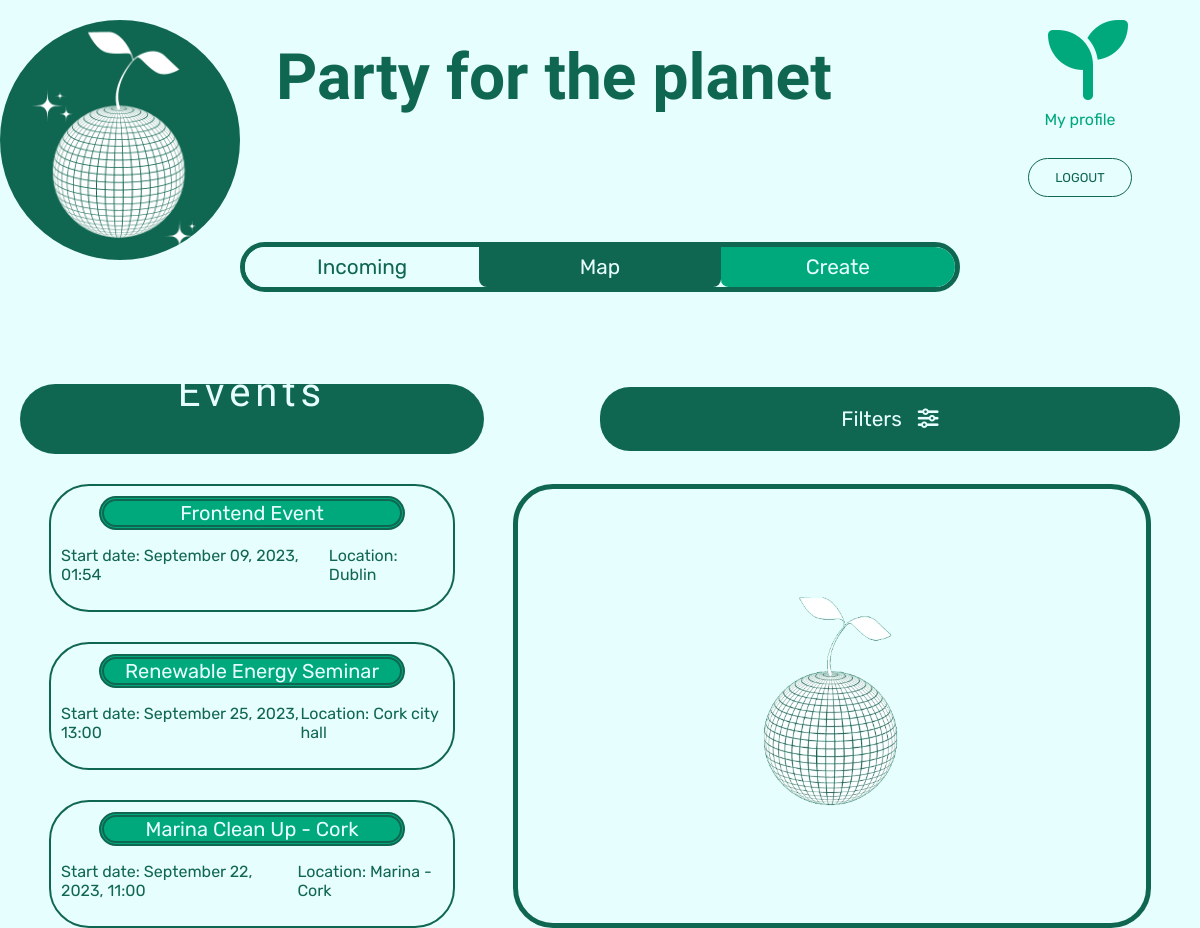
Before: /events/ (signed in) with the older database file.
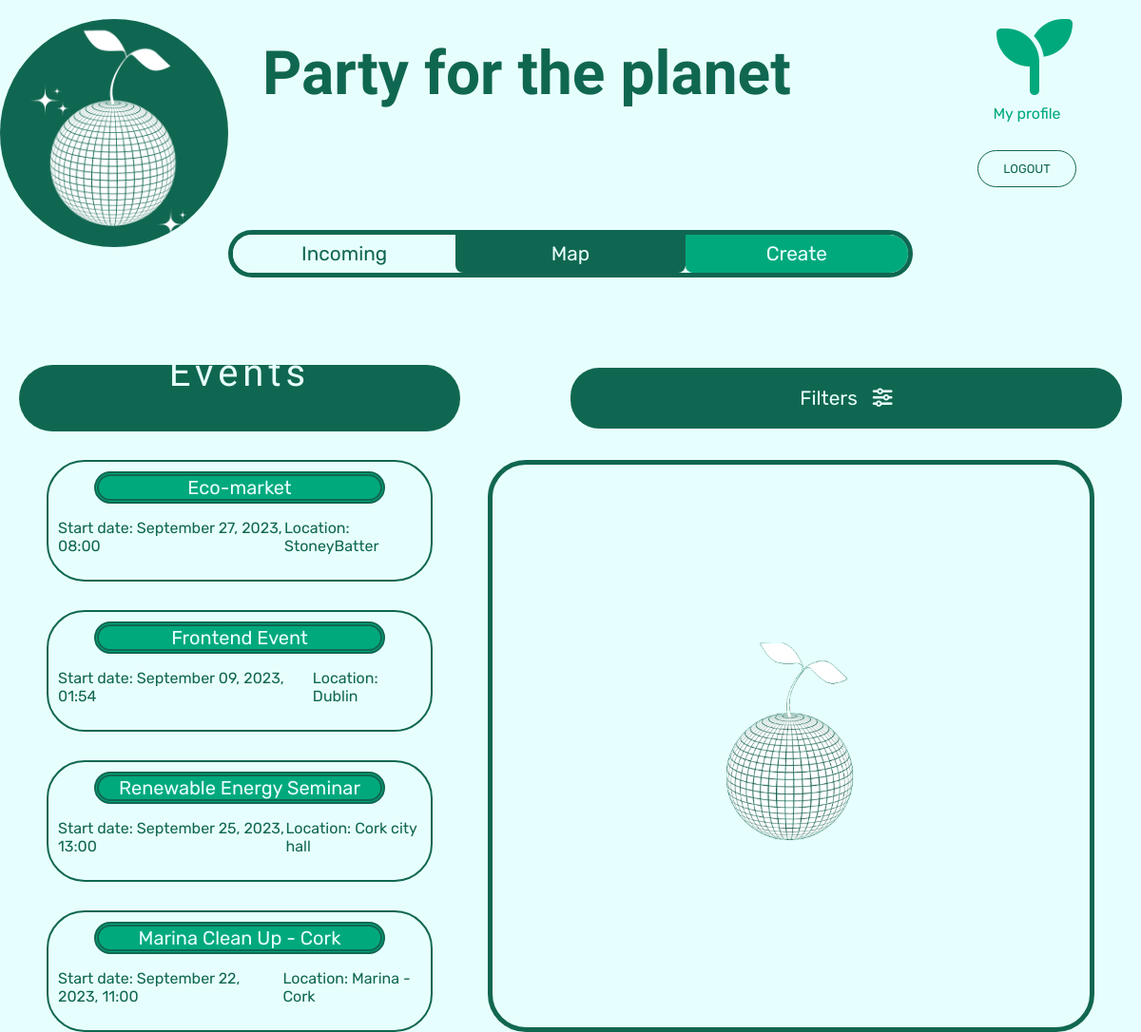
After: the same page with the newer database file.
### ecoevents/models.py (models this page shows)
class Ecoevent(models.Model):
    organizer = models.ForeignKey(User, on_delete=models.CASCADE)
    title = models.CharField(max_length=200)
    description = models.TextField(max_length=500, blank=True, null=True)
    category = models.CharField(max_length=200)
    start_datetime = models.DateTimeField()
    end_datetime = models.DateTimeField()
    location = models.CharField(max_length=200)
    created_on = models.DateTimeField(auto_now_add=True)
    modified_on = models.DateTimeField(auto_now=True)
    class Meta:
        ordering = ['-created_on']
    def __str__(self):
        return self.title

### ecoevents/views.py (the view, shortened to what this page needs)
# urls.py: path("events/", views.events, name="events"),
def events(request):
    now = datetime.datetime.now()
    all_events = Ecoevent.objects.all().filter(start_datetime__gte=now)
    all_categories = []
    for event in all_events:
        all_categories.append(event.category)
    category = request.GET.get("category")
    if category:
        events = all_events.filter(category=category)
    else:
        events = all_events
    context = {
        "events": events,
        "all_categories": all_categories
        }
    return render(request, "events.html", context)

### templates/events.html (shortened to what this page needs)
{% extends "base.html" %}
{% block content %}
{% include 'header.html' %}
<div class="eventsFiltersContainer">
  <div class="eventsSubtitleBackground">
    <h2 class="eventsSubtitle">Events</h2>
  </div>
  <div class="filtermenu">
    <button onclick="filterMenuOpen()" class="dropbtn">Filters<i class="fa-solid fa-sliders"></i></button>
  </div>
</div>
<div class="eventsContainer">
  <div class="leftSide">
    {% if events %}
    <form method="post" action="{% url 'events' %}">
      {% csrf_token %} {% for event in events %}
      <div class="eventContainer eventCard" data-id="{{ event.id }}">
        <div class="eventNameBackground">
          <li class="eventName">{{ event }}</li>
        </div>
        <div class="eventDetails">
          <p class="eventStart">Start date: {{ event.start_datetime|date:"F d, Y, H:i" }}</p>
          <p class="eventLocation">Location: {{event.location}}</p>
        </div>
      </div>
      {% endfor %}
    </form>
  </div>
  <div class="rightSide">
    <div id="placeholder-image">
      <img src="../static/images/p4p-no-background-placeholder.png" alt="Logo" />
    </div>
  </div>
</div>
{% endif %} {%endblock%}

Changed rows visible on the page:
added Ecoevent: title "Eco-market", start_datetime "September 27, 2023, 08:00", location "StoneyBatter"
